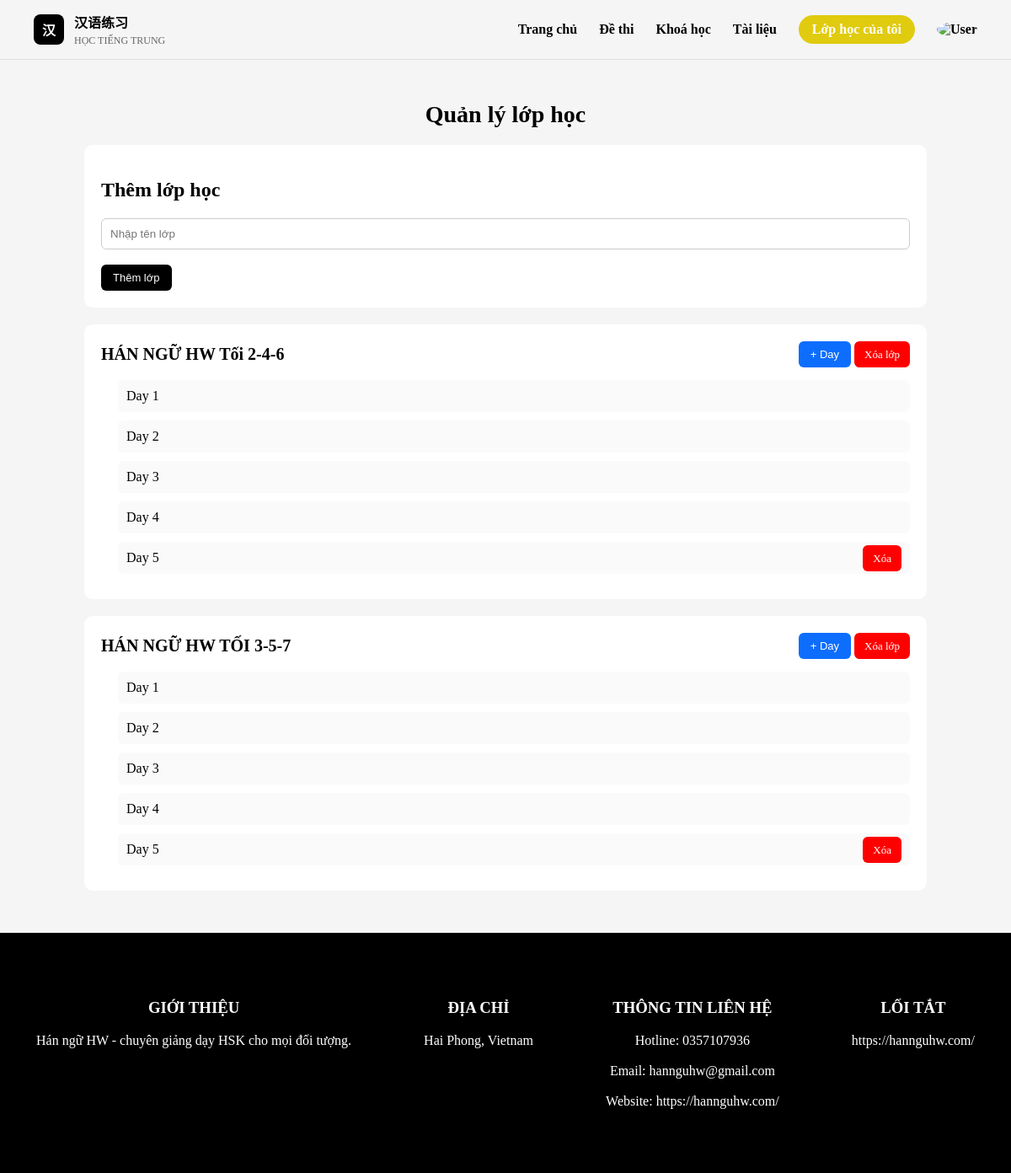
Screenshot of /quanlylophoc.php (signed in) with the database file from the repository.
### tables this page shows
CREATE TABLE `lophoc` (
  `id` int(11) NOT NULL,
  `ten_lop` varchar(50) NOT NULL
);

CREATE TABLE `ngayhoc` (
  `id` int(11) NOT NULL,
  `day_number` int(11) NOT NULL,
  `ten_day` varchar(50) DEFAULT NULL,
  `lop_id` int(11) DEFAULT NULL
);

### quanlylophoc.php (the view, shortened to what this page needs)
<?php
$conn = mysqli_connect("localhost", "root", "", "login_db");
mysqli_set_charset($conn, "utf8");
$lophoc = mysqli_query($conn, "
SELECT * FROM lopHoc
ORDER BY id ASC
");
?>
<!DOCTYPE html>
<html lang="vi">
<head>
    <link rel="stylesheet" href="style.css">
</head>
<body>
    <header class="topbar">
        <div class="container navbar">
            <div class="logo">
                <div class="logo-icon">
                    <a href="home.php" style="color: #fff">汉</a>
                </div>
                <div class="logo-text">
                    <a href="home.php"><strong>汉语练习</strong></a>
                    <a href="home.php"><span>HỌC TIẾNG TRUNG</span></a>
                </div>
            </div>
            <nav class="menu">
                <a href="home.php">Trang chủ</a>
                <a href="dethi.php">Đề thi</a>
                <a href="khoahoc.php">Khoá học</a>
                <a href="tailieu.php">Tài liệu</a>
                <?php if (isset($_SESSION['user'])): ?>
                    <a class="lophct" href="lophoc.php">Lớp học của tôi</a>
                    <div class="user-menu">
                        <img src="avt.jpg" class="avatar" alt="User">
                    </div>
                <?php else: ?>
                    <a href="login.php" class="btn-login">Đăng nhập</a>
                <?php endif; ?>
            </nav>
        </div>
    </header>
    <div class="giaodien">
        <h1>Quản lý lớp học</h1>
        <div class="class-box">
            <h2>Thêm lớp học</h2>
            <form method="POST">
                <input type="text" name="ten_lop" placeholder="Nhập tên lớp" required> <br><br>
                <button type="submit" name="btn-add-class" class="btn-add">Thêm lớp</button>
            </form>
        </div>
        <?php while ($lop = mysqli_fetch_assoc($lophoc)) { ?>
            <div class="class-box">
                <div class="class-header">
                    <div class="class-name">
                        <?= $lop['ten_lop'] ?>
                    </div>
                    <div>
                        <form method="POST" style="display:inline">
                            <button class="btn-day" name="btn-add-day">+ Day</button>
                        </form method=>
                        <a class="btn-delete" href="?delete_class=<?= $lop['id'] ?>">Xóa lớp</a>
                    </div>
                </div>
                <div class="day-list">
                    <?php
                    $days = mysqli_query($conn, "
                                        SELECT *
                                        FROM ngayHoc
                                        WHERE lop_id='" . $lop['id'] . "'
                                        ORDER BY day_number ASC
                                        ");
                    $max_day_res = mysqli_query($conn, "SELECT MAX(day_number) as maxday FROM ngayHoc WHERE lop_id='" . $lop['id'] . "'");
                    $max_day_row = mysqli_fetch_assoc($max_day_res);
                    $max_day = $max_day_row['maxday'];
                    ?>
                    <?php while ($day = mysqli_fetch_assoc($days)) { ?>
                        <div class="day-item">
                            <div>  Day <?= $day['day_number'] ?>
                            </div>
                            <div>
                                <?php if ($day['day_number'] == $max_day): ?>
                                    <a class="btn-delete" href="?delete_day=<?= $day['id'] ?>">Xóa</a>
                                <?php endif; ?>
                            </div>
                        </div>
                    <?php } ?>
                </div>
            </div>
        <?php } ?>
    </div>
    <footer>
        <div>
            <h3>GIỚI THIỆU</h3>
            <p>Hán ngữ HW - chuyên giảng dạy HSK cho mọi đối tượng.</p>
        </div>
        <div>
            <h3>ĐỊA CHỈ</h3>
            <p>Hai Phong, Vietnam</p>
        </div>
        <div>
            <h3>THÔNG TIN LIÊN HỆ</h3>
            <p>Hotline: 0357107936<br><br>Email: hannguhw@gmail.com<br><br>Website: https://hannguhw.com/</p>
        </div>
        <div>
            <h3>LỐI TẮT</h3>
            <p>https://hannguhw.com/</p>
        </div>
    </footer>
</body>
</html>

### style.css (style rules this page uses)
body { background: #fff; margin: 0; padding: 0; min-height: 100vh; display: flex; flex-direction: column; }
a { text-decoration:none; color:inherit; }
.container { width:min(1120px, calc(100% - 48px)); margin:auto; }
.topbar { border-bottom:1px solid #ddd; }
.navbar { min-height:70px; display:flex; justify-content:space-between; align-items:center; }
.logo { display:flex; align-items:center; gap:12px; }
.logo-icon { width:36px; height:36px; border-radius:8px; background:#000; color:#fff; display:flex; justify-content:center; align-items:center; font-weight:bold; }
.logo-text strong { display:block; font-size:16px; }
.logo-text span { font-size:12px; color:#666; }
.menu { display:flex; align-items:center; gap:26px; font-weight:600; }
.btn-login, .lophct { padding:8px 16px; border-radius:999px; color:#fff; }
.lophct { background:#e0cb0e; }
.user-menu { position:relative; }
.avatar { width:40px; height:40px; border-radius:50%; object-fit:cover; cursor:pointer; }
footer { background-color: black; color: white; padding: 60px 0; display: flex; justify-content: space-around; margin-top: auto; text-align: center; }

### quanlylophoc.php (style rules this page uses)
* { box-sizing: border-box; }
body { background: #f5f5f5; }
.giaodien { width: 1000px; margin: auto; padding: 30px 0; }
h1 { text-align: center; margin-bottom: 20px; font-size: 28px; }
button { border: none; padding: 8px 14px; border-radius: 6px; cursor: pointer; font-size: 13px; }
.btn-add { background: black; color: white; }
.btn-day { background: #0d6efd; color: white; }
.btn-delete { background: red; color: white; text-decoration: none; padding: 8px 12px; border-radius: 6px; font-size: 13px; }
.class-box { background: white; padding: 20px; border-radius: 10px; margin-bottom: 20px; }
.class-header { display: flex; justify-content: space-between; align-items: center; }
.class-name { font-size: 20px; font-weight: bold; }
.day-list { margin-top: 15px; padding-left: 20px; }
.day-item { display: flex; justify-content: space-between; align-items: center; background: #fafafa; padding: 10px; border-radius: 6px; margin-bottom: 10px; }
input { width: 100%; padding: 10px; border: 1px solid #ccc; border-radius: 6px; }

### rows the page displays
lophoc: ten_lop "HÁN NGỮ HW Tối 2-4-6"
ngayhoc: day_number "1"
ngayhoc: day_number "2"
ngayhoc: day_number "3"
ngayhoc: day_number "4"
ngayhoc: day_number "5"
lophoc: ten_lop "HÁN NGỮ HW TỐI 3-5-7"
ngayhoc: day_number "1"
ngayhoc: day_number "2"
ngayhoc: day_number "3"
ngayhoc: day_number "4"
ngayhoc: day_number "5"
